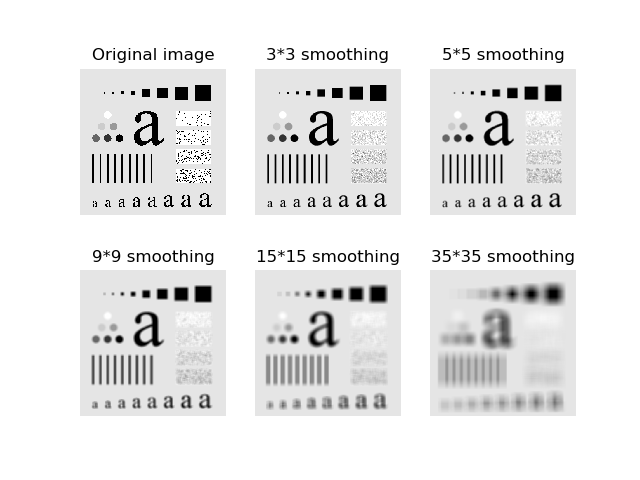

This figure's Python source:
import cv2
import numpy as np
import matplotlib.pyplot as plt

img = cv2.imread('Fig0333.tif')  # 测试图片
H = img.shape[0]
W = img.shape[1]

img3 = np.zeros((H, W, 3), np.uint8)  # 3*3邻域平滑后的图像
img5 = np.zeros((H, W, 3), np.uint8)  # 5*5邻域平滑后的图像
img9 = np.zeros((H, W, 3), np.uint8)  # 9*9邻域平滑后的图像
img15 = np.zeros((H, W, 3), np.uint8)  # 15*15邻域平滑后的图像
img35 = np.zeros((H, W, 3), np.uint8)  # 35*35邻域平滑后的图像

imgs = [img3, img5, img9, img15, img35]
size = [1, 2, 4, 7, 17]  # 邻域的一半

for id in range(5):  # 五个图片
    for i in range(H):
        for j in range(W):
            sum = 0
            count = 0
            for m in range(-1 * size[id], size[id] + 1):
                for n in range(-1 * size[id], size[id] + 1):
                    if 0 <= i + m < H and 0 <= j + n < W:  # 这个if循环避免了补0的操作
                        count += 1
                        sum += img[i + m, j + n, 0]
            imgs[id][i, j, 0] = sum // count
            imgs[id][i, j, 1] = imgs[id][i, j, 0]
            imgs[id][i, j, 2] = imgs[id][i, j, 0]

# 原图
plt.subplot(2, 3, 1)
plt.axis('off')
plt.title('Original image')
plt.imshow(img)

# 3*3邻域
plt.subplot(2, 3, 2)
plt.axis('off')
plt.title('3*3 smoothing')
plt.imshow(img3)

# 5*5邻域
plt.subplot(2, 3, 3)
plt.axis('off')
plt.title('5*5 smoothing')
plt.imshow(img5)

# 9*9邻域
plt.subplot(2, 3, 4)
plt.axis('off')
plt.title('9*9 smoothing')
plt.imshow(img9)

# 15*15邻域
plt.subplot(2, 3, 5)
plt.axis('off')
plt.title('15*15 smoothing')
plt.imshow(img15)

# 35*35邻域
plt.subplot(2, 3, 6)
plt.axis('off')
plt.title('35*35 smoothing')
plt.imshow(img35)

plt.show()
